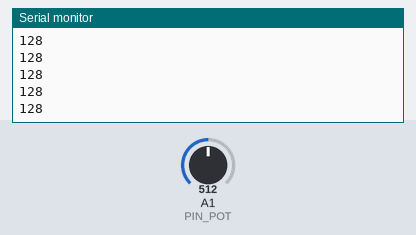
This sketch was run on a simulated Arduino Uno, built with avr-gcc and run on an emulated ATmega328P. On the bench: the last lines printed to the serial monitor. The test bench sets the inputs (shaded band); at power-on: A1 (PIN_POT) = 512. No radio packets arrive unless stated.

Above: at 1.2 s.
1.3 s: A1 (PIN_POT) set to 716
At 1.9 s:
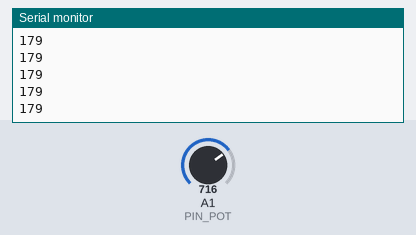
2.8 s: A1 (PIN_POT) set to 900
At 3.6 s:
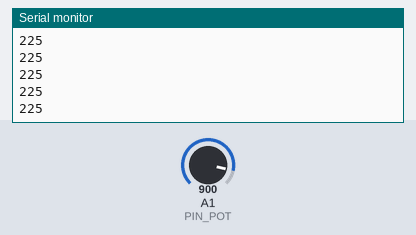
Timing chart, 0 to 5.8 s (numbered marks = the images above; inputs shaded):
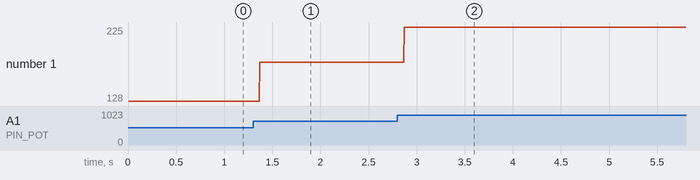

Measured:
- after the input at 1.3 s, the serial monitor: prints a new line after 0.07 s (image 1)
- after the input at 2.8 s, the serial monitor: prints a new line after 0.07 s (image 2)
- plotted number 1: 128 → 179 after the input at 1.3 s, 179 → 225 after the input at 2.8 s

The sketch:

test_pult.ino
```cpp
#include <SPI.h>  // Подключаем библиотеку для работы с SPI-интерфейсом
#include <nRF24L01.h> // Подключаем файл конфигурации из библиотеки RF24
#include <RF24.h> // Подключаем библиотеку для работа для работы с модулем NRF24L01
#define PIN_POT A1  // Номер пина Arduino, к которому подключен потенциометр
#define PIN_CE  10  // Номер пина Arduino, к которому подключен вывод CE радиомодуля
#define PIN_CSN 9 // Номер пина Arduino, к которому подключен вывод CSN радиомодуля
RF24 radio(PIN_CE, PIN_CSN); // Создаём объект radio с указанием выводов CE и CSN

int potValue[2]; // Создаём массив для передачи значений потенциометра

void setup() {
  Serial.begin(9600); //включаем монитор порта
  radio.begin();  // Инициализация модуля NRF24L01
  radio.setChannel(5); // Обмен данными будет вестись на пятом канале (2,405 ГГц)
  radio.setDataRate (RF24_1MBPS); // Скорость обмена данными 1 Мбит/сек
  radio.setPALevel(RF24_PA_HIGH); // Выбираем высокую мощность передатчика (-6dBm)
  radio.openWritingPipe(0x7878787878LL); // Открываем трубу с уникальным ID
}

void loop() {
  potValue[0] = analogRead(PIN_POT)/4; // Считываем показания потенциометра
  Serial.println(potValue[0]); // выводим полученные данные в монитор порта, чтобы проще было искать ошибки
  radio.write(potValue, sizeof(potValue)); // Отправляем считанные показания по радиоканалу
}
```
